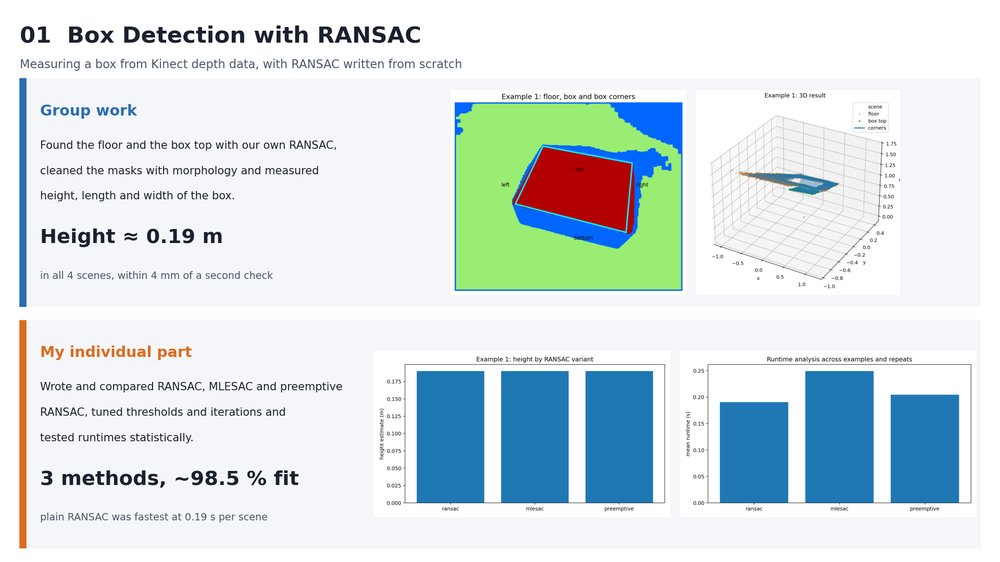
#> input picture 01_box_detection_with_ransac.png, 1000 x 562 px, shrunk from 1920 x 1080 before the run
$ python -i selective_search.py   (imports and definitions only)
#> lines starting #> are read from the running program, lines starting #| are printed output that depends on the picture
from __future__ import division

import skimage.io
import skimage.feature
import skimage.color
import skimage.transform
import skimage.util
import skimage.segmentation
import numpy as np
import heapq

def generate_segments(im_orig, scale, sigma, min_size):

    image_float = skimage.util.img_as_float(im_orig)
    labels = skimage.segmentation.felzenszwalb(
        image_float, scale=scale, sigma=sigma, min_size=min_size
    )

    image = np.zeros((im_orig.shape[0], im_orig.shape[1], 4), dtype=np.float32)
    image[:, :, :3] = image_float
    image[:, :, 3] = labels

    return image

def sim_colour(r1, r2):
    return np.minimum(r1["hist_c"], r2["hist_c"]).sum()


def sim_texture(r1, r2):

    return np.minimum(r1["hist_t"], r2["hist_t"]).sum()


def sim_size(r1, r2, imsize):

    return 1.0 - (r1["size"] + r2["size"]) / imsize


def sim_fill(r1, r2, imsize):

    min_x = min(r1["min_x"], r2["min_x"])
    min_y = min(r1["min_y"], r2["min_y"])
    max_x = max(r1["max_x"], r2["max_x"])
    max_y = max(r1["max_y"], r2["max_y"])

    bbox_size = (max_x - min_x + 1) * (max_y - min_y + 1)
    return 1.0 - (bbox_size - r1["size"] - r2["size"]) / imsize

def calc_sim(r1, r2, imsize):
    return (sim_colour(r1, r2) + sim_texture(r1, r2)
            + sim_size(r1, r2, imsize) + sim_fill(r1, r2, imsize))

def calc_colour_hist(img):

    BINS = 25
    hist = np.zeros(BINS * 3, dtype=np.float32)
    if img.size == 0:
        return hist

    for channel in range(3):
        channel_hist, _ = np.histogram(
            img[:, channel], bins=BINS, range=(0.0, 1.0)
        )
        start = channel * BINS
        hist[start:start + BINS] = channel_hist.astype(np.float32)

    hist_sum = hist.sum()
    if hist_sum > 0:
        hist = hist / hist_sum

    return hist

def calc_texture_gradient(img):

    img_uint8 = np.clip(img * 255.0, 0, 255).astype(np.uint8)
    ret = np.zeros((img.shape[0], img.shape[1], img.shape[2]), dtype=np.float32)
    for channel in range(img.shape[2]):
        ret[:, :, channel] = skimage.feature.local_binary_pattern(
            img_uint8[:, :, channel], P=8, R=1, method="uniform"
        )

    return ret

def calc_texture_hist(img):

    BINS = 10
    hist = np.zeros(BINS * 3, dtype=np.float32)
    if img.size == 0:
        return hist

    for channel in range(3):
        channel_hist, _ = np.histogram(
            img[:, channel], bins=BINS, range=(0.0, BINS)
        )
        start = channel * BINS
        hist[start:start + BINS] = channel_hist.astype(np.float32)

    hist_sum = hist.sum()
    if hist_sum > 0:
        hist = hist / hist_sum

    return hist

def extract_regions(img):

    R = {}
    hsv = skimage.color.rgb2hsv(img[:, :, :3])
    texture_gradient = calc_texture_gradient(hsv)
    labels = img[:, :, 3].astype(np.int32)
    height, width = labels.shape
    flat_labels = labels.ravel()
    hsv_flat = hsv.reshape(-1, 3)
    texture_flat = texture_gradient.reshape(-1, 3)

    order = np.argsort(flat_labels, kind="mergesort")
    sorted_labels = flat_labels[order]
    split_points = np.flatnonzero(np.diff(sorted_labels)) + 1

    for indices in np.split(order, split_points):
        if indices.size == 0:
            continue
        label = int(flat_labels[indices[0]])
        ys, xs = np.divmod(indices, width)

        R[label] = {
            "min_x": int(xs.min()),
            "min_y": int(ys.min()),
            "max_x": int(xs.max()),
            "max_y": int(ys.max()),
            "labels": [int(label)],
            "size": int(indices.size),
            "hist_c": calc_colour_hist(hsv_flat[indices]),
            "hist_t": calc_texture_hist(texture_flat[indices]),
        }

    return R

def extract_neighbours(regions):

    def intersect(a, b):
        return not (
            a["max_x"] + 1 < b["min_x"]
            or b["max_x"] + 1 < a["min_x"]
            or a["max_y"] + 1 < b["min_y"]
            or b["max_y"] + 1 < a["min_y"]
        )

    # Hint 1: List of neighbouring regions
    # Hint 2: The function intersect has been written for you and is required to check neighbours
    neighbours = []
    if not regions:
        return neighbours

    widths = [r["max_x"] - r["min_x"] + 1 for r in regions.values()]
    heights = [r["max_y"] - r["min_y"] + 1 for r in regions.values()]
    cell_size = max(16, int(np.median(widths + heights)))
    grid = {}

    for region_id, region in regions.items():
        min_cell_x = region["min_x"] // cell_size
        max_cell_x = region["max_x"] // cell_size
        min_cell_y = region["min_y"] // cell_size
        max_cell_y = region["max_y"] // cell_size
        for cell_y in range(min_cell_y, max_cell_y + 1):
            for cell_x in range(min_cell_x, max_cell_x + 1):
                grid.setdefault((cell_x, cell_y), []).append(region_id)

    checked = set()
    for cell_region_ids in grid.values():
        for index, region_a_id in enumerate(cell_region_ids):
            for region_b_id in cell_region_ids[index + 1:]:
                key = (region_a_id, region_b_id)
                if key in checked:
                    continue
                checked.add(key)
                a = regions[region_a_id]
                b = regions[region_b_id]
                if intersect(a, b):
                    neighbours.append(((region_a_id, a), (region_b_id, b)))


    return neighbours


def _make_similarity_key(region_a_id, region_b_id):
    return (
        region_a_id,
        region_b_id
    ) if region_a_id < region_b_id else (
        region_b_id,
        region_a_id
    )


def _push_similarity(S, heap, region_a_id, region_b_id, region_a, region_b, imsize):
    key = _make_similarity_key(region_a_id, region_b_id)
    similarity = calc_sim(region_a, region_b, imsize)
    S[key] = similarity
    heapq.heappush(heap, (-similarity, key))

def merge_regions(r1, r2):
    new_size = r1["size"] + r2["size"]
    rt = {}
    rt["min_x"] = min(r1["min_x"], r2["min_x"])
    rt["min_y"] = min(r1["min_y"], r2["min_y"])
    rt["max_x"] = max(r1["max_x"], r2["max_x"])
    rt["max_y"] = max(r1["max_y"], r2["max_y"])
    rt["size"] = new_size
    rt["hist_c"] = (
        r1["hist_c"] * r1["size"] + r2["hist_c"] * r2["size"]
    ) / new_size
    rt["hist_t"] = (
        r1["hist_t"] * r1["size"] + r2["hist_t"] * r2["size"]
    ) / new_size
    rt["labels"] = r1["labels"] + r2["labels"]

    return rt


def selective_search(image_orig, scale=1.0, sigma=0.8, min_size=50):

    assert image_orig.shape[2] == 3, "Please use image with three channels."
    imsize = image_orig.shape[0] * image_orig.shape[1]

    image = generate_segments(image_orig, scale, sigma, min_size)

    if image is None:
        return None, {}

    R = extract_regions(image)


    neighbours = extract_neighbours(R)

    S = {}
    heap = []
    for (ai, ar), (bi, br) in neighbours:
        _push_similarity(S, heap, ai, bi, ar, br, imsize)

    next_region_id = max(R.keys()) + 1 if R else 0

    while S != {}:

        while heap:
            negative_similarity, key = heapq.heappop(heap)
            if S.get(key) == -negative_similarity:
                i, j = key
                break
        else:
            break

        t = next_region_id
        next_region_id += 1
        R[t] = merge_regions(R[i], R[j])

        key_to_delete = []
        regions_to_compare = set()
        for key in S.keys():
            if i in key or j in key:
                key_to_delete.append(key)
                other_region = key[1] if key[0] in (i, j) else key[0]
                if other_region not in (i, j):
                    regions_to_compare.add(other_region)


        for key in key_to_delete:
            del S[key]


        for region_id in regions_to_compare:
            _push_similarity(S, heap, t, region_id, R[t], R[region_id], imsize)


    regions = []
    seen_rects = set()
    for region in R.values():
        rect = (
            int(region["min_x"]),
            int(region["min_y"]),
            int(region["max_x"] - region["min_x"] + 1),
            int(region["max_y"] - region["min_y"] + 1),
        )
        if rect in seen_rects:
            continue
        seen_rects.add(rect)
        regions.append({
            "rect": rect,
            "size": int(region["size"]),
            "labels": region["labels"],
        })


    return image, regions

>>> import cv2
>>> picture = cv2.cvtColor(cv2.imread('../../../01_box_detection_with_ransac.png'), cv2.COLOR_BGR2RGB)
>>> result = selective_search(picture)
#> in generate_segments, `labels = skimage.segmentation.felzenszwalb( image_float, scale=scale, ..`:
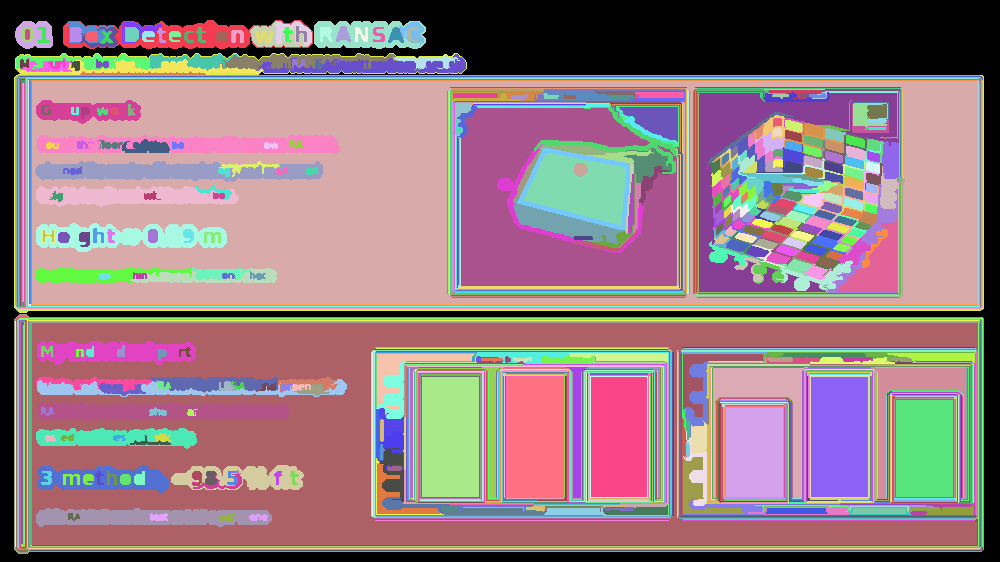
#> labels: shape (562, 1000) int64; 890 distinct labels, from 0 to 889; one colour per label, 0 black
#> in generate_segments, `image[:, :, 3] = labels`:
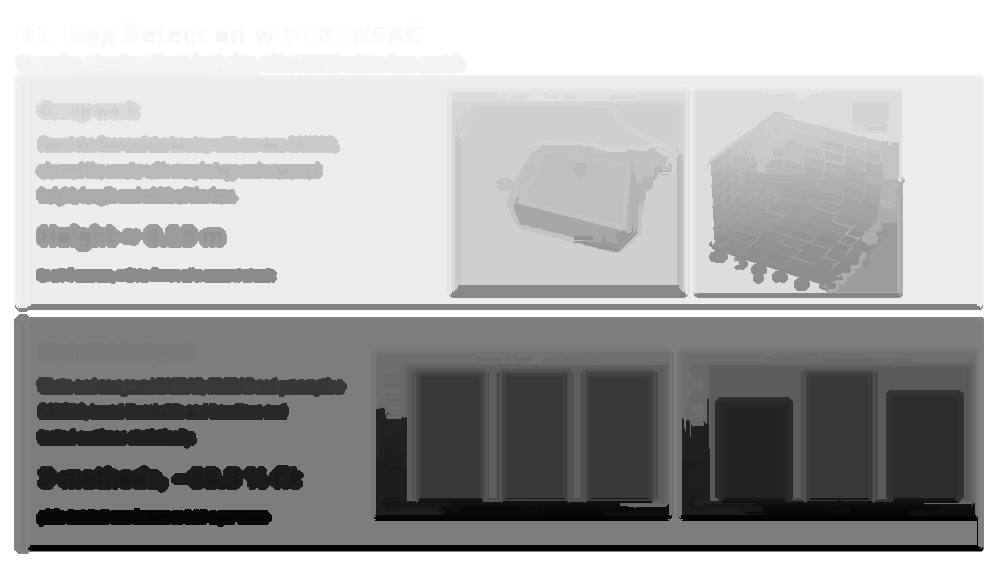
#> image: shape (562, 1000, 4) float32; mean R, G, B, A 0.8, 0.9, 0.9, 304.9; transparent parts drawn white
#> in extract_regions, `split_points = np.flatnonzero(np.diff(sorted_labels)) + 1`: split_points = 889 values from 86788 to 561046
#> the loop in extract_regions, `for indices in np.split(order, split_points):` made 890 passes
#> after the loop in extract_regions, `for indices in np.split(order, split_points):`: R = 890 items
#> in extract_neighbours, `widths = [r["max_x"] - r["min_x"] + 1 for r in regions.values()]`: widths = 890 values, max 1000 at index 0, min 1 at index 59, mean 77.15
#> in extract_neighbours, `heights = [r["max_y"] - r["min_y"] + 1 for r in regions.values()]`: heights = 890 values, max 562 at index 0, min 1 at index 49, mean 55.02
#> in extract_neighbours, `cell_size = max(16, int(np.median(widths + heights)))`: cell_size = 18
#> the loop in extract_neighbours, `for region_id, region in regions.items():` made 890 passes
#> (min_cell_x, max_cell_x, min_cell_y, max_cell_y) on passes 1 to 3: (0, 55, 0, 31), (3, 17, 1, 2), (0, 2, 1, 2)
#> after the loop in extract_neighbours, `for region_id, region in regions.items():`: grid = 1792 items
#> the loop in extract_neighbours, `for cell_region_ids in grid.values():` made 1792 passes
#> cell_region_ids on passes 1 to 3: [0], [0], [0]
#> after the loop in extract_neighbours, `for cell_region_ids in grid.values():`: checked = 14516 items; neighbours = 6771 items
#> the loop in selective_search, `for (ai, ar), (bi, br) in neighbours:` made 6771 passes
#> (ai, bi) on passes 22 to 24: (14, 27), (0, 28), (1, 28)

$ run again, on 03_writer_identification.png
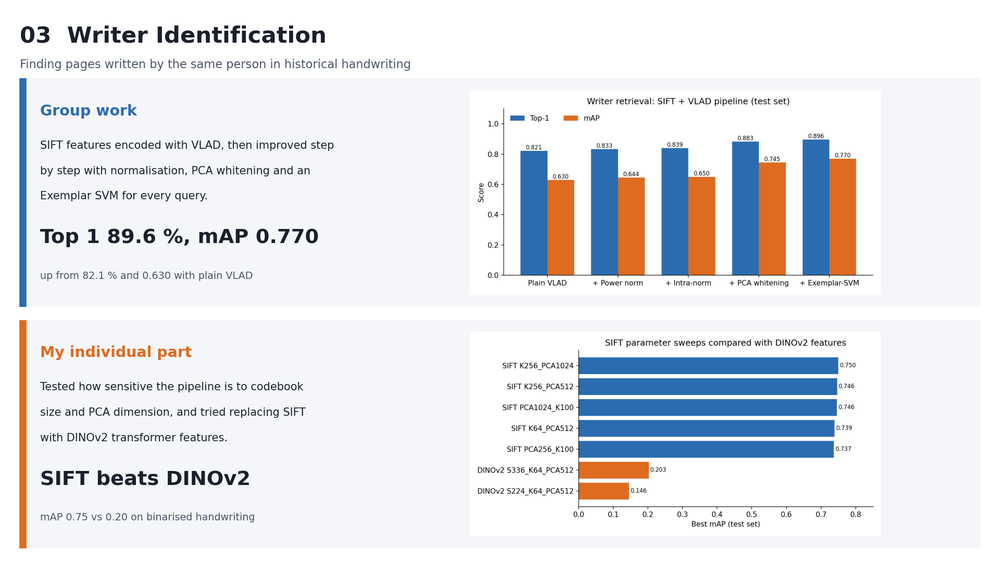
#> input picture 03_writer_identification.png, 1000 x 562 px, shrunk from 1920 x 1080 before the run
#> in generate_segments, `labels = skimage.segmentation.felzenszwalb( image_float, scale=scale, ..`:
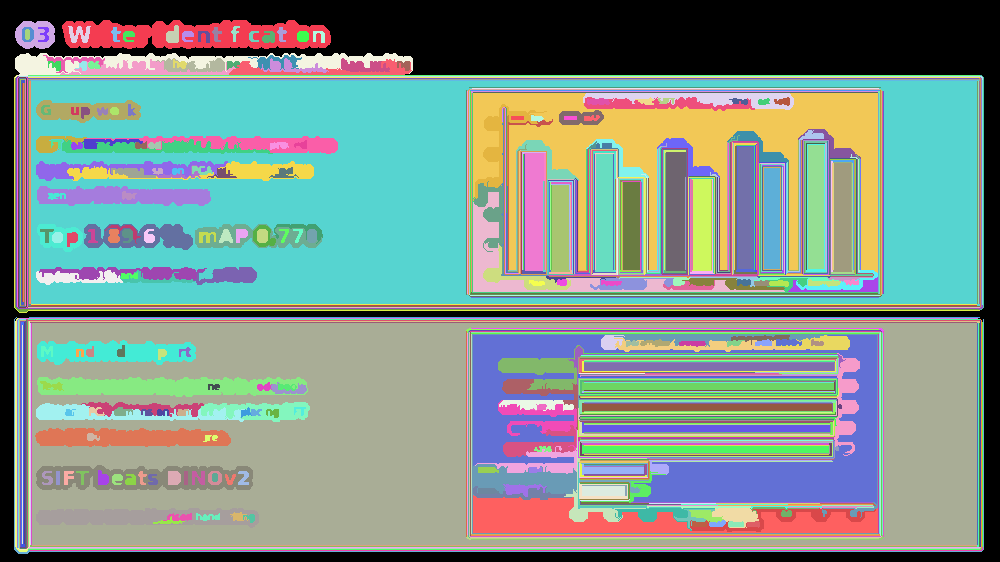
#> labels: shape (562, 1000) int64; 634 distinct labels, from 0 to 633; one colour per label, 0 black
#> in generate_segments, `image[:, :, 3] = labels`:
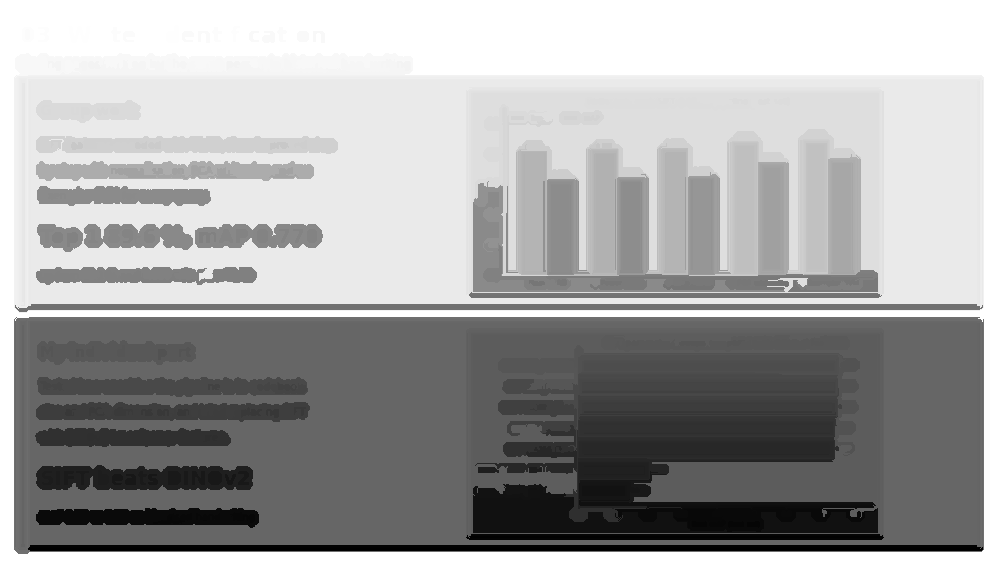
#> image: shape (562, 1000, 4) float32; mean R, G, B, A 0.9, 0.9, 0.9, 227.3; transparent parts drawn white
#> hsv: shape (562, 1000, 3) float32; mean of channels 0, 1, 2 0.34, 0.0972, 0.938
#> img_uint8: shape (562, 1000, 3); mean of channels 0, 1, 2 86.4, 24.7, 240.1
#> split_points = 633 values from 89945 to 561046
#> the loop in extract_regions, `for indices in np.split(order, split_points):` made 634 passes
#> after the loop in extract_regions, `for indices in np.split(order, split_points):`: R = 634 items
#> widths = 634 values, max 1000 at index 0, min 1 at index 46, mean 118.6
#> heights = 634 values, max 562 at index 0, min 1 at index 34, mean 62.66
#> cell_size = 19
#> the loop in extract_neighbours, `for region_id, region in regions.items():` made 634 passes
#> (min_cell_x, max_cell_x, min_cell_y, max_cell_y) on passes 1 to 3: (0, 52, 0, 29), (3, 17, 1, 2), (0, 2, 1, 2)
#> after the loop in extract_neighbours, `for region_id, region in regions.items():`: grid = 1590 items
#> the loop in extract_neighbours, `for cell_region_ids in grid.values():` made 1590 passes
#> cell_region_ids on passes 1 to 3: [0], [0], [0]
#> after the loop in extract_neighbours, `for cell_region_ids in grid.values():`: checked = 10092 items; neighbours = 5315 items
#> the loop in selective_search, `for (ai, ar), (bi, br) in neighbours:` made 5315 passes
#> (ai, bi) on passes 22 to 24: (0, 9), (1, 9), (0, 5)
